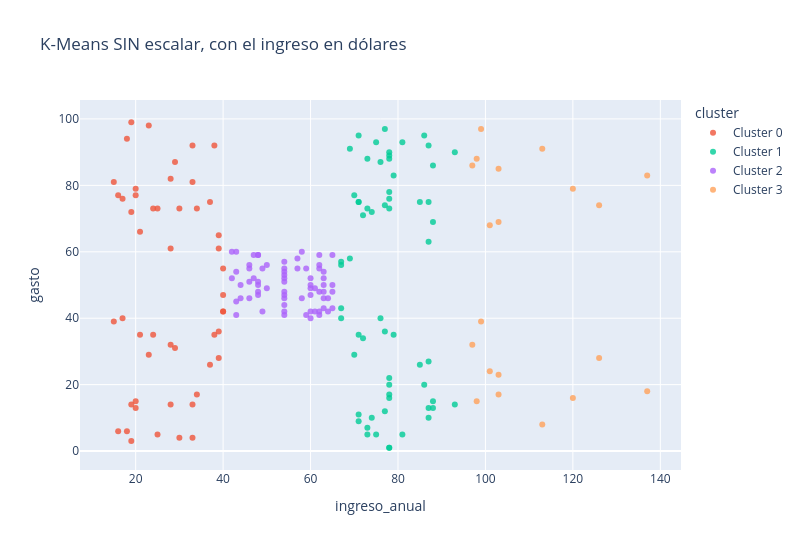

Notebook cell for this chart:
### Markdown cell above
---
# 3️⃣ ¿Por qué escalar? (15 min)

K-Means agrupa por **distancia euclidiana**. Si una variable tiene números mucho más grandes que otra, **domina la distancia** y la otra prácticamente no cuenta.

En nuestros datos, ingreso (desviación **26.3** k$) y gasto (desviación **25.8** puntos) tienen escalas parecidas *por casualidad*: el ingreso viene en **miles** de dólares. ¿Qué pasaría si alguien nos entregara el ingreso **en dólares**? Hagamos el experimento (con 4 clusters, sólo para ilustrar):

### Code cell
# Esta celda va de regalo: léela con calma y ejecútala
# Experimento: el mismo ingreso, pero en dólares en vez de miles de dólares
df_usd = df.assign(ingreso_usd=df['ingreso_anual'] * 1000)
print(df_usd[['ingreso_usd', 'gasto']].std().round(1))

kmeans_usd = KMeans(n_clusters=4, n_init=10, random_state=42).fit(df_usd[['ingreso_usd', 'gasto']])
plot_clusters(df, 'ingreso_anual', 'gasto', kmeans_usd.labels_,
              title='K-Means SIN escalar, con el ingreso en dólares')
perfil_clusters(df, kmeans_usd.labels_, ['ingreso_anual', 'gasto'])

### Figure 1 — Plotly figure (JSON) as saved in the notebook; plotly's stock layout.template omitted (floating-point values rounded to 4 significant figures)
{"data": [{"hovertemplate": "cluster=Cluster 0<br>ingreso_anual=%{x}<br>gasto=%{y}<extra></extra>", "legendgroup": "Cluster 0", "marker": {"color": "#EF553B", "opacity": 0.8, "symbol": "circle"}, "mode": "markers", "name": "Cluster 0", "orientation": "v", "showlegend": true, "type": "scatter", "x": [15, 15, 16, 16, 17, 17, 18, 18, 19, 19, 19, 19, 20, 20, 20, 20, 21, 21, 23, 23, 24, 24, 25, 25, 28, 28, 28, 28, 29, 29, 30, 30, 33, 33, 33, 33, 34, 34, 37, 37, 38, 38, 39, 39, 39, 39, 40, 40, 40, 40], "xaxis": "x", "y": [39, 81, 6, 77, 40, 76, 6, 94, 3, 72, 14, 99, 15, 77, 13, 79, 35, 66, 29, 98, 35, 73, 5, 73, 14, 82, 32, 61, 31, 87, 4, 73, 4, 92, 14, 81, 17, 73, 26, 75, 35, 92, 36, 61, 28, 65, 55, 47, 42, 42], "yaxis": "y"}, {"hovertemplate": "cluster=Cluster 1<br>ingreso_anual=%{x}<br>gasto=%{y}<extra></extra>", "legendgroup": "Cluster 1", "marker": {"color": "#00cc96", "opacity": 0.8, "symbol": "circle"}, "mode": "markers", "name": "Cluster 1", "orientation": "v", "showlegend": true, "type": "scatter", "x": [67, 67, 67, 67, 69, 69, 70, 70, 71, 71, 71, 71, 71, 71, 72, 72, 73, 73, 73, 73, 74, 74, 75, 75, 76, 76, 77, 77, 77, 77, 78, 78, 78, 78, 78, 78, 78, 78, 78, 78, 78, 78, 79, 79, 81, 81, 85, 85, 86, 86, 87, 87, 87, 87, 87, 87, 88, 88, 88, 88, 93, 93], "xaxis": "x", "y": [43, 57, 56, 40, 58, 91, 29, 77, 35, 95, 11, 75, 9, 75, 34, 71, 5, 88, 7, 73, 10, 72, 5, 93, 40, 87, 12, 97, 36, 74, 22, 90, 17, 88, 20, 76, 16, 89, 1, 78, 1, 73, 35, 83, 5, 93, 26, 75, 20, 95, 27, 63, 13, 75, 10, 92, 13, 86, 15, 69, 14, 90], "yaxis": "y"}, {"hovertemplate": "cluster=Cluster 2<br>ingreso_anual=%{x}<br>gasto=%{y}<extra></extra>", "legendgroup": "Cluster 2", "marker": {"color": "#ab63fa", "opacity": 0.8, "symbol": "circle"}, "mode": "markers", "name": "Cluster 2", "orientation": "v", "showlegend": true, "type": "scatter", "x": [42, 42, 43, 43, 43, 43, 44, 44, 46, 46, 46, 46, 47, 47, 48, 48, 48, 48, 48, 48, 49, 49, 50, 50, 54, 54, 54, 54, 54, 54, 54, 54, 54, 54, 54, 54, 57, 57, 58, 58, 59, 59, 60, 60, 60, 60, 60, 60, 61, 61, 62, 62, 62, 62, 62, 62, 63, 63, 63, 63, 63, 63, 64, 64, 65, 65, 65, 65], "xaxis": "x", "y": [52, 60, 54, 60, 45, 41, 50, 46, 51, 46, 56, 55, 52, 59, 51, 59, 50, 48, 59, 47, 55, 42, 49, 56, 47, 54, 53, 48, 52, 42, 51, 55, 41, 44, 57, 46, 58, 55, 60, 46, 55, 41, 49, 40, 42, 52, 47, 50, 42, 49, 41, 48, 59, 55, 56, 42, 50, 46, 43, 48, 52, 54, 42, 46, 48, 50, 43, 59], "yaxis": "y"}, {"hovertemplate": "cluster=Cluster 3<br>ingreso_anual=%{x}<br>gasto=%{y}<extra></extra>", "legendgroup": "Cluster 3", "marker": {"color": "#FFA15A", "opacity": 0.8, "symbol": "circle"}, "mode": "markers", "name": "Cluster 3", "orientation": "v", "showlegend": true, "type": "scatter", "x": [97, 97, 98, 98, 99, 99, 101, 101, 103, 103, 103, 103, 113, 113, 120, 120, 126, 126, 137, 137], "xaxis": "x", "y": [32, 86, 15, 88, 39, 97, 24, 68, 17, 85, 23, 69, 8, 91, 16, 79, 28, 74, 18, 83], "yaxis": "y"}], "layout": {"height": 550, "legend": {"title": {"text": "cluster"}, "tracegroupgap": 0}, "title": {"text": "K-Means SIN escalar, con el ingreso en dólares"}, "width": 800, "xaxis": {"anchor": "y", "domain": [0, 1], "title": {"text": "ingreso_anual"}}, "yaxis": {"anchor": "x", "domain": [0, 1], "title": {"text": "gasto"}}}}
